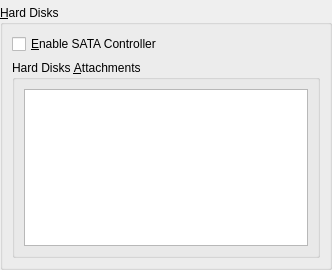
<ui version="4.0" >
 <comment>
 VBox frontends: Qt4 GUI ("VirtualBox"):

 Copyright (C) 2008 Sun Microsystems, Inc.

 This file is part of VirtualBox Open Source Edition (OSE), as
 available from http://www.virtualbox.org. This file is free software;
 you can redistribute it and/or modify it under the terms of the GNU
 General Public License (GPL) as published by the Free Software
 Foundation, in version 2 as it comes in the "COPYING" file of the
 VirtualBox OSE distribution. VirtualBox OSE is distributed in the
 hope that it will be useful, but WITHOUT ANY WARRANTY of any kind.

 Please contact Sun Microsystems, Inc., 4150 Network Circle, Santa
 Clara, CA 95054 USA or visit http://www.sun.com if you need
 additional information or have any questions.
 </comment>
 <class>VBoxVMSettingsHD</class>
 <widget class="QWidget" name="VBoxVMSettingsHD" >
  <property name="geometry" >
   <rect>
    <x>0</x>
    <y>0</y>
    <width>332</width>
    <height>270</height>
   </rect>
  </property>
  <layout class="QVBoxLayout" >
   <property name="leftMargin" >
    <number>0</number>
   </property>
   <property name="topMargin" >
    <number>5</number>
   </property>
   <property name="rightMargin" >
    <number>0</number>
   </property>
   <property name="bottomMargin" >
    <number>0</number>
   </property>
   <item>
    <widget class="QGroupBox" name="mGbHD" >
     <property name="title" >
      <string>&amp;Hard Disks</string>
     </property>
     <layout class="QVBoxLayout" >
      <item>
       <widget class="QCheckBox" name="mCbSATA" >
        <property name="whatsThis" >
         <string>When checked, enables the virtual SATA controller of this machine. Note that you cannot attach hard disks to SATA ports when the virtual SATA controller is disabled.</string>
        </property>
        <property name="text" >
         <string>&amp;Enable SATA Controller</string>
        </property>
       </widget>
      </item>
      <item>
       <widget class="QGroupBox" name="mGbAts" >
        <property name="title" >
         <string>Hard Disks &amp;Attachments</string>
        </property>
        <layout class="QHBoxLayout" >
         <item>
          <widget class="QITableView" name="mTwAts" >
           <property name="contextMenuPolicy" >
            <enum>Qt::ActionsContextMenu</enum>
           </property>
           <property name="whatsThis" >
            <string>Lists all hard disks attached to this machine. Use a mouse click or the &lt;tt>F2&lt;/tt> key on the highlighted item to activate the drop-down list and choose the desired value. Use the context menu or buttons to the right to add or remove hard disk attachments.</string>
           </property>
           <property name="horizontalScrollBarPolicy" >
            <enum>Qt::ScrollBarAlwaysOff</enum>
           </property>
           <property name="editTriggers" >
            <set>QAbstractItemView::NoEditTriggers</set>
           </property>
           <property name="tabKeyNavigation" >
            <bool>false</bool>
           </property>
           <property name="selectionMode" >
            <enum>QAbstractItemView::SingleSelection</enum>
           </property>
           <property name="showGrid" >
            <bool>false</bool>
           </property>
           <property name="gridStyle" >
            <enum>Qt::NoPen</enum>
           </property>
           <property name="cornerButtonEnabled" >
            <bool>false</bool>
           </property>
          </widget>
         </item>
        </layout>
       </widget>
      </item>
     </layout>
    </widget>
   </item>
  </layout>
 </widget>
 <customwidgets>
  <customwidget>
   <class>QITableView</class>
   <extends>QTableView</extends>
   <header>VBoxVMSettingsUtils.h</header>
  </customwidget>
 </customwidgets>
 <resources/>
 <connections/>
</ui>
